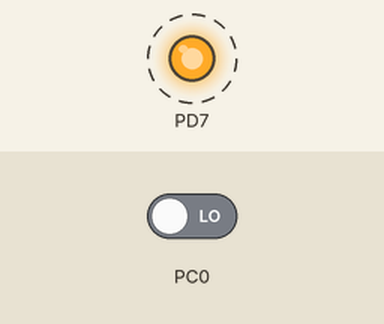
This program was run on a simulated ATmega128, built with avr-gcc and emulated at 8 MHz. On the bench: output pins drawn as LEDs (lit = HIGH). Dashed ring = blinking. The inputs (shaded band) are chosen by the test bench; at power-on: PC0 LOW.

Above: at 0.5 s.
Timing chart, 0 to 4.6 s (numbered marks = the images above):
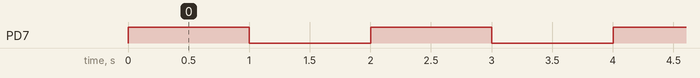

The program:

main.c
```c
/*
 * Opd6.c
 *
 * Created: 9-2-2024 12:55:23
 * Author : Kersjan14
 */

#define F_CPU 8e6

#include <avr/io.h>
#include <util/delay.h>

void wait(int ms) {
	for (int i=0; i<ms; i++) {
		_delay_ms( 1 );
	}
}


int main(void)
{
	DDRD = 0x80;
	int state = 0;

    while (1)
    {
		if (PINC & 1 << 0){
			state = (state + 1) % 2;
			}

		switch (state)
		{
		case 0:
			PORTD = 0x80;
			wait(1000);
			PORTD = 0x00;
			wait(1000);
			break;
		case 1:
			PORTD = 0x80;
			wait(250);
			PORTD = 0x00;
			wait(250);
			break;
		}
    }
}
```

Measured:
- by itself, PD7: alternates HIGH for 1.0 s and LOW for 1.0 s
